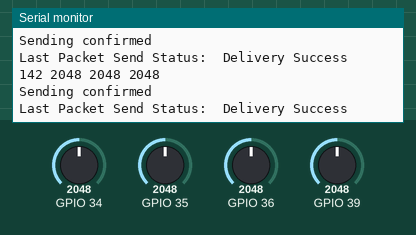
This sketch was run on a simulated ESP32. On the bench: the last lines printed to the serial monitor. The inputs (shaded band) are chosen by the test bench; at power-on: GPIO 34 = 2048, GPIO 35 = 2048, GPIO 36 = 2048, GPIO 39 = 2048.

Above: at 2.2 s.
2.3 s: GPIO 34 set to 2866
At 2.62 s:
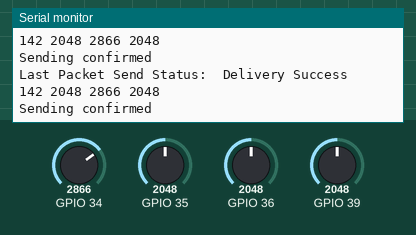
3.8 s: GPIO 35 set to 2866
At 3.83 s:
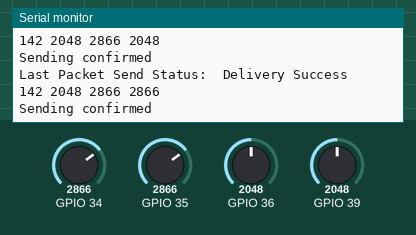
5.3 s: GPIO 36 set to 2866
At 5.35 s:
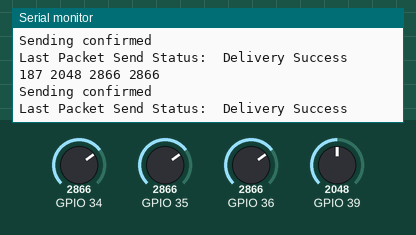
6.8 s: GPIO 39 set to 2866
At 6.87 s:
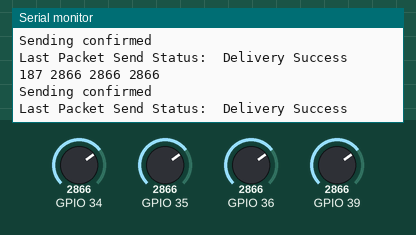
8.3 s: GPIO 34 set to 3972
At 8.38 s:
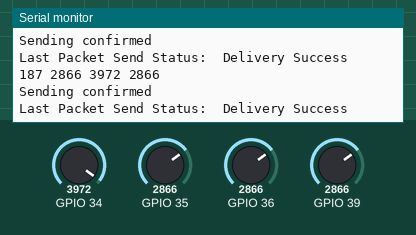
9.8 s: GPIO 35 set to 3972
At 9.9 s:
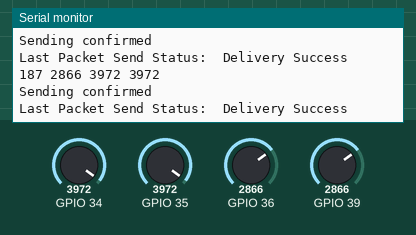
Timing chart, 0 to 12.3 s (numbered marks = the images above; inputs shaded):
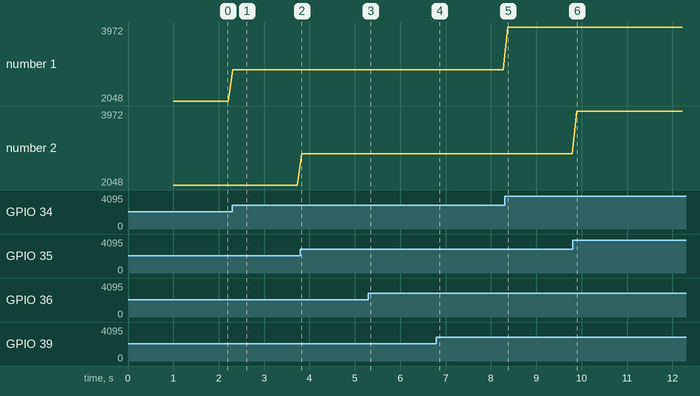

The sketch:

Transmitter.ino
```cpp
#include <WiFi.h>
#include <esp_now.h>
//Pink Address: E4:65:B8:DA:34:04
//Non Collored Address: D8:13:2A:73:9B:60
//Replacement NonCollored reciever because the last one burned:
//e4:65:b8:d8:bc:e0

//Transmitter code/ Initiator
//this will be the pink esp32

int int_value;
float float_value;
bool bool_value = true;

uint8_t broadcastAddress[] = {0xE4, 0x65, 0xB8, 0xD8, 0xBC, 0xE0}; //reciever MAC address

//In order to send data they must be structured in a struct
//change the struct to change the data that we want to send in our case it will prob just be 4 integers
//represenitng the 4 motors
typedef struct struct_message {
  int a;
  int b;
  int c;
  int d;
} struct_message;

struct_message myData;

esp_now_peer_info_t peerInfo;

void OnDataSent(const uint8_t *mac_addr, esp_now_send_status_t status) {
  Serial.print("\r\nLast Packet Send Status:\t");
  Serial.println(status == ESP_NOW_SEND_SUCCESS ? "Delivery Success" : "Delivery Fail");
}

void setup() {

  // Set up Serial Monitor
  Serial.begin(115200);

  // Set ESP32 as a Wi-Fi Station
  WiFi.mode(WIFI_STA);

  // Initilize ESP-NOW
  if (esp_now_init() != ESP_OK) {
    Serial.println("Error initializing ESP-NOW");
    return;
  }

  // Register the send callback
  esp_now_register_send_cb(OnDataSent);

  // Register peer
  memcpy(peerInfo.peer_addr, broadcastAddress, 6);
  peerInfo.channel = 0;
  peerInfo.encrypt = false;

  // Add peer
  if (esp_now_add_peer(&peerInfo) != ESP_OK){
    Serial.println("Failed to add peer");
    return;
  }
  delay(1000);
}

 int PotOne, PotTwo, PotThree, PotFour;
 int minThrottleDuty = 30; //this represents the signal that emulates the 1000ms pwm signal that creates min throttle


void loop() {

  PotOne = analogRead(36);
  PotTwo = analogRead(39);
  PotThree = analogRead(34);
  PotFour = analogRead(35);
  //converts from regular potentiometer values (0 - 4095) to PWM duty cycle percentages (0 - 255)
  myData.a = map(PotOne, 0, 4095, minThrottleDuty, 255);
  myData.b = map(PotTwo, 0, 4095, minThrottleDuty, 255);
  myData.c = map(PotThree, 0, 4095, minThrottleDuty, 255);
  myData.d = map(PotFour, 0, 4095, minThrottleDuty, 255);
  Serial.print(myData.a);
  Serial.print(" ");
  Serial.print(PotTwo);
  Serial.print(" ");
  Serial.print(PotThree);
  Serial.print(" ");
  Serial.print(PotFour);
  Serial.println(" ");

  //Send message via ESP-NOW
  esp_err_t result = esp_now_send(broadcastAddress, (uint8_t *) &myData, sizeof(myData));

  if (result == ESP_OK) {
    Serial.println("Sending confirmed");
  }
  else {
    Serial.println("Sending error");
  }
  delay(100);
}
```

Measured:
- after the input at 2.3 s, the serial monitor: prints a new line at once (image 1)
- after the input at 3.8 s, the serial monitor: prints a new line at once (image 2)
- after the input at 5.3 s, the serial monitor: prints a new line at once (image 3)
- after the input at 6.8 s, the serial monitor: prints a new line after 0.06 s (image 4)
- after the input at 8.3 s, the serial monitor: prints a new line after 0.07 s (image 5)
- after the input at 9.8 s, the serial monitor: prints a new line after 0.09 s (image 6)
- plotted number 1: 2048 → 2866 after the input at 2.3 s, 2866 → 3972 after the input at 8.3 s
